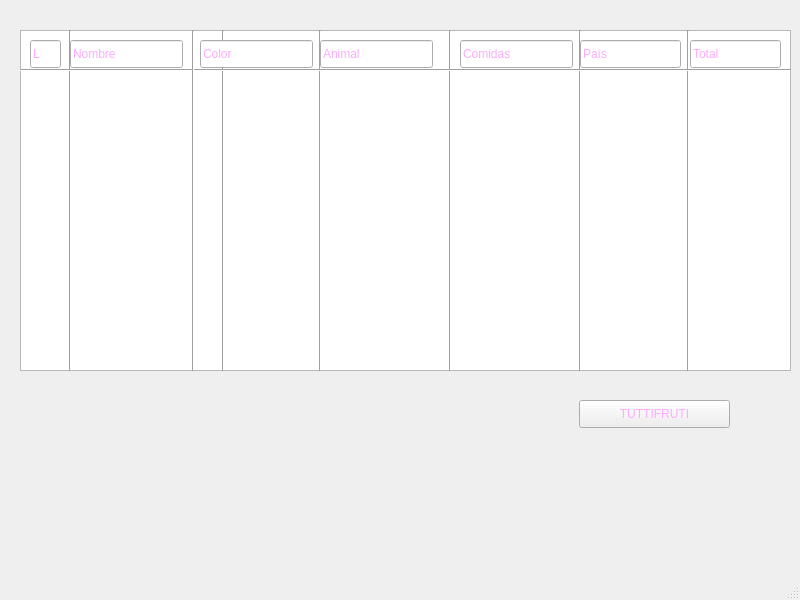
<?xml version="1.0" encoding="UTF-8"?>
<ui version="4.0">
 <class>MainWindow</class>
 <widget class="QMainWindow" name="MainWindow">
  <property name="geometry">
   <rect>
    <x>0</x>
    <y>0</y>
    <width>800</width>
    <height>600</height>
   </rect>
  </property>
  <property name="windowTitle">
   <string>MainWindow</string>
  </property>
  <widget class="QWidget" name="centralwidget">
   <widget class="QTableView" name="tableView">
    <property name="geometry">
     <rect>
      <x>20</x>
      <y>30</y>
      <width>771</width>
      <height>341</height>
     </rect>
    </property>
   </widget>
   <widget class="Line" name="line">
    <property name="geometry">
     <rect>
      <x>60</x>
      <y>30</y>
      <width>20</width>
      <height>341</height>
     </rect>
    </property>
    <property name="orientation">
     <enum>Qt::Vertical</enum>
    </property>
   </widget>
   <widget class="Line" name="line_2">
    <property name="geometry">
     <rect>
      <x>213</x>
      <y>30</y>
      <width>20</width>
      <height>341</height>
     </rect>
    </property>
    <property name="orientation">
     <enum>Qt::Vertical</enum>
    </property>
   </widget>
   <widget class="Line" name="line_3">
    <property name="geometry">
     <rect>
      <x>440</x>
      <y>30</y>
      <width>20</width>
      <height>341</height>
     </rect>
    </property>
    <property name="orientation">
     <enum>Qt::Vertical</enum>
    </property>
   </widget>
   <widget class="Line" name="line_4">
    <property name="geometry">
     <rect>
      <x>570</x>
      <y>30</y>
      <width>20</width>
      <height>341</height>
     </rect>
    </property>
    <property name="orientation">
     <enum>Qt::Vertical</enum>
    </property>
   </widget>
   <widget class="Line" name="line_5">
    <property name="geometry">
     <rect>
      <x>680</x>
      <y>30</y>
      <width>16</width>
      <height>341</height>
     </rect>
    </property>
    <property name="orientation">
     <enum>Qt::Vertical</enum>
    </property>
   </widget>
   <widget class="Line" name="line_6">
    <property name="geometry">
     <rect>
      <x>310</x>
      <y>30</y>
      <width>20</width>
      <height>341</height>
     </rect>
    </property>
    <property name="orientation">
     <enum>Qt::Vertical</enum>
    </property>
   </widget>
   <widget class="Line" name="line_8">
    <property name="geometry">
     <rect>
      <x>20</x>
      <y>60</y>
      <width>771</width>
      <height>20</height>
     </rect>
    </property>
    <property name="orientation">
     <enum>Qt::Horizontal</enum>
    </property>
   </widget>
   <widget class="QLineEdit" name="lineEdit">
    <property name="geometry">
     <rect>
      <x>70</x>
      <y>40</y>
      <width>113</width>
      <height>28</height>
     </rect>
    </property>
    <property name="whatsThis">
     <string>&lt;html&gt;&lt;head/&gt;&lt;body&gt;&lt;p align=&quot;center&quot;&gt;NOMBRE&lt;/p&gt;&lt;/body&gt;&lt;/html&gt;</string>
    </property>
    <property name="styleSheet">
     <string notr="true">color: rgb(255, 170, 255);</string>
    </property>
    <property name="text">
     <string>Nombre</string>
    </property>
   </widget>
   <widget class="QLineEdit" name="lineEdit_2">
    <property name="geometry">
     <rect>
      <x>200</x>
      <y>40</y>
      <width>113</width>
      <height>28</height>
     </rect>
    </property>
    <property name="whatsThis">
     <string>&lt;html&gt;&lt;head/&gt;&lt;body&gt;&lt;p align=&quot;center&quot;&gt;&lt;span style=&quot; font-weight:600;&quot;&gt;COLOR&lt;/span&gt;&lt;/p&gt;&lt;/body&gt;&lt;/html&gt;</string>
    </property>
    <property name="styleSheet">
     <string notr="true">color: rgb(255, 170, 255);</string>
    </property>
    <property name="text">
     <string>Color</string>
    </property>
   </widget>
   <widget class="QLineEdit" name="lineEdit_3">
    <property name="geometry">
     <rect>
      <x>320</x>
      <y>40</y>
      <width>113</width>
      <height>28</height>
     </rect>
    </property>
    <property name="toolTip">
     <string>&lt;html&gt;&lt;head/&gt;&lt;body&gt;&lt;p align=&quot;center&quot;&gt;&lt;span style=&quot; font-weight:600;&quot;&gt;ANIMAL&lt;/span&gt;&lt;/p&gt;&lt;p align=&quot;center&quot;&gt;&lt;br/&gt;&lt;/p&gt;&lt;p align=&quot;center&quot;&gt;&lt;br/&gt;&lt;/p&gt;&lt;/body&gt;&lt;/html&gt;</string>
    </property>
    <property name="whatsThis">
     <string>&lt;html&gt;&lt;head/&gt;&lt;body&gt;&lt;p align=&quot;center&quot;&gt;&lt;span style=&quot; font-weight:600;&quot;&gt;COLOR&lt;/span&gt;&lt;/p&gt;&lt;/body&gt;&lt;/html&gt;</string>
    </property>
    <property name="styleSheet">
     <string notr="true">color: rgb(255, 170, 255);</string>
    </property>
    <property name="text">
     <string>Animal</string>
    </property>
   </widget>
   <widget class="QLineEdit" name="lineEdit_4">
    <property name="geometry">
     <rect>
      <x>30</x>
      <y>40</y>
      <width>31</width>
      <height>28</height>
     </rect>
    </property>
    <property name="whatsThis">
     <string>&lt;html&gt;&lt;head/&gt;&lt;body&gt;&lt;p align=&quot;center&quot;&gt;&lt;span style=&quot; font-weight:600;&quot;&gt;L&lt;/span&gt;&lt;/p&gt;&lt;/body&gt;&lt;/html&gt;</string>
    </property>
    <property name="styleSheet">
     <string notr="true">color: rgb(255, 170, 255);</string>
    </property>
    <property name="text">
     <string>L</string>
    </property>
   </widget>
   <widget class="QLineEdit" name="lineEdit_5">
    <property name="geometry">
     <rect>
      <x>460</x>
      <y>40</y>
      <width>113</width>
      <height>28</height>
     </rect>
    </property>
    <property name="toolTip">
     <string>&lt;html&gt;&lt;head/&gt;&lt;body&gt;&lt;p align=&quot;center&quot;&gt;&lt;span style=&quot; font-weight:600;&quot;&gt;ANIMAL&lt;/span&gt;&lt;/p&gt;&lt;p align=&quot;center&quot;&gt;&lt;br/&gt;&lt;/p&gt;&lt;p align=&quot;center&quot;&gt;&lt;br/&gt;&lt;/p&gt;&lt;/body&gt;&lt;/html&gt;</string>
    </property>
    <property name="whatsThis">
     <string>&lt;html&gt;&lt;head/&gt;&lt;body&gt;&lt;p align=&quot;center&quot;&gt;COMIDAS&lt;/p&gt;&lt;p align=&quot;center&quot;&gt;&lt;br/&gt;&lt;/p&gt;&lt;/body&gt;&lt;/html&gt;</string>
    </property>
    <property name="styleSheet">
     <string notr="true">color: rgb(255, 170, 255);</string>
    </property>
    <property name="text">
     <string>Comidas</string>
    </property>
   </widget>
   <widget class="QLineEdit" name="lineEdit_6">
    <property name="geometry">
     <rect>
      <x>580</x>
      <y>40</y>
      <width>101</width>
      <height>28</height>
     </rect>
    </property>
    <property name="toolTip">
     <string>&lt;html&gt;&lt;head/&gt;&lt;body&gt;&lt;p align=&quot;center&quot;&gt;&lt;span style=&quot; font-weight:600;&quot;&gt;ANIMAL&lt;/span&gt;&lt;/p&gt;&lt;p align=&quot;center&quot;&gt;&lt;br/&gt;&lt;/p&gt;&lt;p align=&quot;center&quot;&gt;&lt;br/&gt;&lt;/p&gt;&lt;/body&gt;&lt;/html&gt;</string>
    </property>
    <property name="whatsThis">
     <string>&lt;html&gt;&lt;head/&gt;&lt;body&gt;&lt;p align=&quot;center&quot;&gt;PAÍS&lt;/p&gt;&lt;p align=&quot;center&quot;&gt;&lt;span style=&quot; font-weight:600;&quot;&gt;&lt;br/&gt;&lt;/span&gt;&lt;/p&gt;&lt;/body&gt;&lt;/html&gt;</string>
    </property>
    <property name="styleSheet">
     <string notr="true">color: rgb(255, 170, 255);</string>
    </property>
    <property name="text">
     <string>País</string>
    </property>
   </widget>
   <widget class="QLineEdit" name="lineEdit_7">
    <property name="geometry">
     <rect>
      <x>690</x>
      <y>40</y>
      <width>91</width>
      <height>28</height>
     </rect>
    </property>
    <property name="whatsThis">
     <string>&lt;html&gt;&lt;head/&gt;&lt;body&gt;&lt;p align=&quot;center&quot;&gt;TOTAL&lt;/p&gt;&lt;p align=&quot;center&quot;&gt;&lt;br/&gt;&lt;/p&gt;&lt;/body&gt;&lt;/html&gt;</string>
    </property>
    <property name="styleSheet">
     <string notr="true">color: rgb(255, 170, 255);</string>
    </property>
    <property name="text">
     <string>Total</string>
    </property>
   </widget>
   <widget class="Line" name="line_7">
    <property name="geometry">
     <rect>
      <x>183</x>
      <y>30</y>
      <width>20</width>
      <height>341</height>
     </rect>
    </property>
    <property name="orientation">
     <enum>Qt::Vertical</enum>
    </property>
   </widget>
   <widget class="QWidget" name="widget" native="true">
    <property name="geometry">
     <rect>
      <x>10</x>
      <y>0</y>
      <width>791</width>
      <height>571</height>
     </rect>
    </property>
    <widget class="QPushButton" name="pushButton">
     <property name="geometry">
      <rect>
       <x>569</x>
       <y>400</y>
       <width>151</width>
       <height>28</height>
      </rect>
     </property>
     <property name="styleSheet">
      <string notr="true">selection-color: rgb(170, 0, 255);
color: rgb(255, 170, 255);</string>
     </property>
     <property name="text">
      <string>TUTTIFRUTI</string>
     </property>
    </widget>
   </widget>
  </widget>
  <widget class="QMenuBar" name="menubar">
   <property name="geometry">
    <rect>
     <x>0</x>
     <y>0</y>
     <width>800</width>
     <height>22</height>
    </rect>
   </property>
  </widget>
  <widget class="QStatusBar" name="statusbar"/>
 </widget>
 <resources/>
 <connections/>
</ui>
